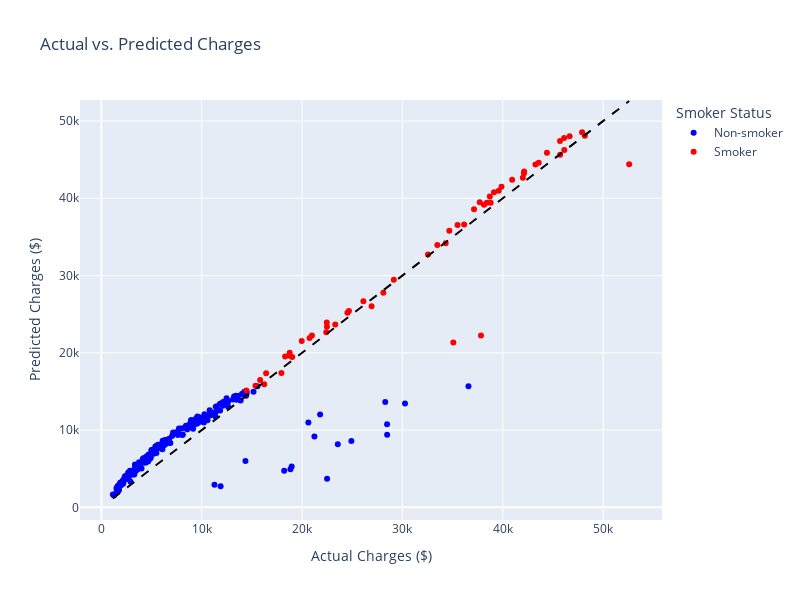

This figure's notebook cell:
### Markdown cell above
**Analysis of including both `bmi_smoker_interaction` and `obese_smoker`**  
Including both interaction terms yields marginal metric improvement over the threshold-only model, with R² increasing from 0.859 to 0.863 and RMSE decreasing by $65. Importantly, comparing the charts reveals Option B produces significantly tighter clustering of smoker predictions (red points) along the diagonal indicating more accurate and consistent predictions for this group. The combination of improved metrics and visibly better prediction accuracy for smokers makes Option B (threshold + continuous) the superior model, as the added complexity is justified by meaningful performance gains in the critical smoker segment.

However, we would like to investigate what points the model is exactly underpredicting. We will next create an interactive plot to uncover properties of these data points that sit far from the regression line.

### Code cell
# create dataframe for plotting
plot_df = X_test.copy()
plot_df['Actual Charges'] = y_test
plot_df['Predicted Charges'] = y_pred

# Map smoker_encoded to a readable string for the legend
plot_df['Smoker Status'] = plot_df['smoker_encoded'].map({0: 'Non-smoker', 1: 'Smoker'})

# create interactive scatter plot with Plotly
fig = px.scatter(
    plot_df,
    x='Actual Charges',
    y='Predicted Charges',
    color='Smoker Status',  # Colors points by smoker status
    color_discrete_map={'Non-smoker': 'blue', 'Smoker': 'red'},
    hover_data=['age', 'bmi', 'Actual Charges', 'Predicted Charges'], # Data to show on hover
    title=f"Actual vs. Predicted Charges"
)

# add perfect regression line (y=x)
fig.add_shape(
    type='line',
    x0=y_test.min(), y0=y_test.min(),
    x1=y_test.max(), y1=y_test.max(),
    line=dict(color='Black', dash='dash')
)

fig.update_layout(xaxis_title='Actual Charges ($)', yaxis_title='Predicted Charges ($)', width=800, height=600)
fig.show()

### Figure 1 — Plotly figure (JSON) as saved in the notebook; plotly's stock layout.template omitted (floating-point values rounded to 4 significant figures; data arrays with more than 128 entries replaced by an {"elided": "..."} marker saying what was removed)
{"data": [{"customdata": {"elided": "213x2 float values"}, "hovertemplate": "Smoker Status=Non-smoker<br>Actual Charges=%{x}<br>Predicted Charges=%{y}<br>age=%{customdata[0]}<br>bmi=%{customdata[1]}<extra></extra>", "legendgroup": "Non-smoker", "marker": {"color": "blue", "symbol": "circle"}, "mode": "markers", "name": "Non-smoker", "orientation": "v", "showlegend": true, "type": "scatter", "x": {"elided": "213 float values"}, "xaxis": "x", "y": {"elided": "213 float values"}, "yaxis": "y"}, {"customdata": [[53.0, 36.86], [45.0, 22.89], [27.0, 20.05], [50.0, 27.6], [34.0, 30.8], [18.0, 42.24], [30.0, 28.69], [60.0, 32.8], [43.0, 20.13], [30.0, 23.66], [43.0, 27.8], [54.0, 30.8], [39.0, 29.93], [27.0, 36.08], [43.0, 26.7], [35.0, 27.74], [49.0, 25.6], [24.0, 40.15], [57.0, 31.16], [41.0, 30.78], [53.0, 34.1], [59.0, 36.77], [34.0, 31.92], [60.0, 31.35], [21.0, 21.85], [27.0, 28.5], [26.0, 17.2], [38.0, 19.3], [18.0, 36.85], [42.0, 23.37], [36.0, 33.4], [52.0, 25.3], [37.0, 47.6], [51.0, 38.06], [48.0, 40.56], [25.0, 45.54], [61.0, 29.07], [20.0, 27.3], [30.0, 39.05], [40.0, 32.77], [20.0, 30.68], [56.0, 19.95], [43.0, 35.97], [39.0, 18.3], [62.0, 26.7], [37.0, 37.07], [28.0, 31.68], [62.0, 32.02], [21.0, 25.7], [36.0, 35.2], [19.0, 30.25], [56.0, 26.7], [60.0, 39.9], [18.0, 31.68], [64.0, 23.76]], "hovertemplate": "Smoker Status=Smoker<br>Actual Charges=%{x}<br>Predicted Charges=%{y}<br>age=%{customdata[0]}<br>bmi=%{customdata[1]}<extra></extra>", "legendgroup": "Smoker", "marker": {"color": "red", "symbol": "circle"}, "mode": "markers", "name": "Smoker", "orientation": "v", "showlegend": true, "type": "scatter", "x": [46660.0, 35070.0, 16420.0, 24520.0, 35490.0, 38790.0, 20750.0, 52590.0, 18770.0, 18770.0, 37830.0, 42000.0, 22460.0, 37130.0, 22480.0, 20980.0, 23310.0, 38130.0, 43580.0, 39600.0, 43250.0, 47900.0, 37700.0, 46130.0, 15360.0, 18310.0, 14460.0, 15820.0, 36150.0, 19960.0, 38420.0, 24670.0, 46110.0, 44400.0, 45700.0, 42110.0, 29140.0, 16230.0, 40930.0, 39130.0, 33480.0, 22410.0, 42120.0, 19020.0, 28100.0, 39870.0, 34670.0, 45710.0, 17940.0, 38710.0, 32550.0, 26110.0, 48170.0, 34300.0, 26930.0], "xaxis": "x", "y": [48030.0, 21330.0, 17360.0, 25190.0, 36540.0, 39420.0, 21920.0, 44390.0, 19620.0, 20020.0, 22230.0, 42660.0, 23920.0, 38570.0, 23390.0, 22230.0, 23660.0, 39180.0, 44610.0, 40990.0, 44360.0, 48550.0, 39480.0, 46260.0, 15730.0, 19530.0, 15110.0, 16490.0, 36610.0, 21520.0, 39420.0, 25400.0, 47800.0, 45890.0, 47420.0, 43240.0, 29460.0, 15950.0, 42400.0, 40770.0, 33940.0, 22670.0, 43480.0, 19460.0, 27760.0, 41480.0, 35810.0, 45630.0, 17370.0, 40240.0, 32710.0, 26690.0, 48090.0, 34190.0, 26010.0], "yaxis": "y"}], "layout": {"height": 600, "legend": {"title": {"text": "Smoker Status"}, "tracegroupgap": 0}, "shapes": [{"line": {"color": "Black", "dash": "dash"}, "type": "line", "x0": 1147.0, "x1": 52590.0, "y0": 1147.0, "y1": 52590.0}], "title": {"text": "Actual vs. Predicted Charges"}, "width": 800, "xaxis": {"anchor": "y", "domain": [0, 1], "title": {"text": "Actual Charges ($)"}}, "yaxis": {"anchor": "x", "domain": [0, 1], "title": {"text": "Predicted Charges ($)"}}}}
